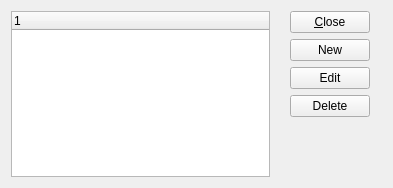
<?xml version="1.0" encoding="UTF-8"?>
<ui version="4.0">
 <comment>This file is part of the Quality Package for xTuple ERP, and is
 Copyright (c) 1999-2016 by OpenMFG LLC, d/b/a xTuple.
 It is licensed to you under the xTuple End-User License Agreement
 (&quot;the EULA&quot;), the full text of which is available at www.xtuple.com/EULA
 While the EULA gives you access to source code and encourages your
 involvement in the development process, this Package is not free software.
 By using this software, you agree to be bound by the terms of the EULA.</comment>
 <class>qplantypes</class>
 <widget class="QWidget" name="qplantypes">
  <property name="geometry">
   <rect>
    <x>0</x>
    <y>0</y>
    <width>393</width>
    <height>188</height>
   </rect>
  </property>
  <property name="windowTitle">
   <string>Quality Plan Types</string>
  </property>
  <layout class="QGridLayout" name="gridLayout">
   <item row="1" column="1">
    <layout class="QHBoxLayout" name="horizontalLayout_2">
     <item>
      <layout class="QVBoxLayout" name="verticalLayout">
       <property name="leftMargin">
        <number>14</number>
       </property>
       <property name="rightMargin">
        <number>12</number>
       </property>
       <item>
        <widget class="QPushButton" name="_close">
         <property name="text">
          <string>&amp;Close</string>
         </property>
        </widget>
       </item>
       <item>
        <widget class="QPushButton" name="_newBtn">
         <property name="text">
          <string>New</string>
         </property>
        </widget>
       </item>
       <item>
        <widget class="QPushButton" name="_editBtn">
         <property name="text">
          <string>Edit</string>
         </property>
        </widget>
       </item>
       <item>
        <widget class="QPushButton" name="_deleteBtn">
         <property name="text">
          <string>Delete</string>
         </property>
        </widget>
       </item>
       <item>
        <spacer name="verticalSpacer">
         <property name="orientation">
          <enum>Qt::Vertical</enum>
         </property>
         <property name="sizeHint" stdset="0">
          <size>
           <width>20</width>
           <height>40</height>
          </size>
         </property>
        </spacer>
       </item>
      </layout>
     </item>
    </layout>
   </item>
   <item row="1" column="0">
    <widget class="XTreeWidget" name="_list"/>
   </item>
  </layout>
 </widget>
 <customwidgets>
  <customwidget>
   <class>XTreeWidget</class>
   <extends>QTreeWidget</extends>
   <header>xtreewidget.h</header>
   <container>1</container>
  </customwidget>
 </customwidgets>
 <tabstops>
  <tabstop>_list</tabstop>
  <tabstop>_newBtn</tabstop>
  <tabstop>_editBtn</tabstop>
  <tabstop>_deleteBtn</tabstop>
  <tabstop>_close</tabstop>
 </tabstops>
 <resources/>
 <connections/>
</ui>
